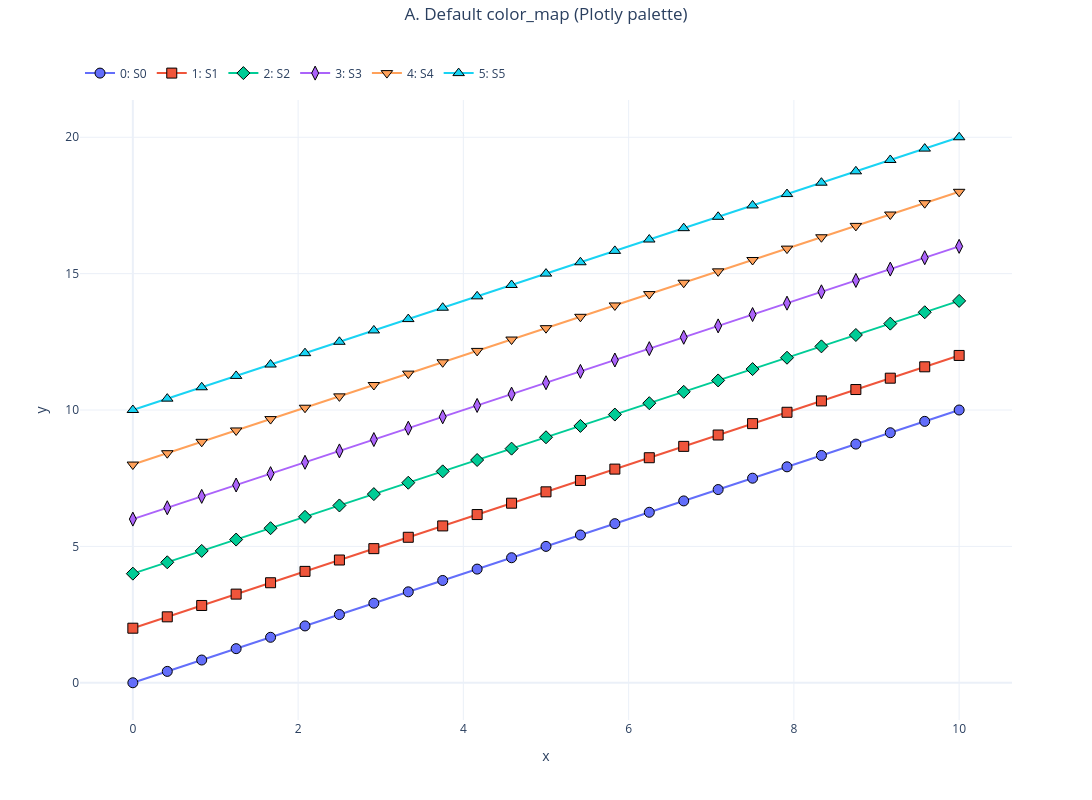

Write notebook code for a chart like this one.
### Markdown cell above
## A. Default map = Plotly palette

Out of the box, datasets are colored from `px.colors.qualitative.Plotly`.

### Code cell
uc = make_nb(6)
colors = [d.color for d in uc.sets]
print('dataset colors:', colors)
check(colors == expected(PLOTLY, 6), "default datasets use the Plotly palette by index")
uc.plot('x', 'y', suptitle='A. Default color_map (Plotly palette)').show()

### Figure 1 — Plotly figure (JSON) as saved in the notebook; plotly's stock layout.template omitted (floating-point values rounded to 4 significant figures)
{"data": [{"customdata": [[0.0, 0.0], [0.4167, 0.4167], [0.8333, 0.8333], [1.25, 1.25], [1.667, 1.667], [2.083, 2.083], [2.5, 2.5], [2.917, 2.917], [3.333, 3.333], [3.75, 3.75], [4.167, 4.167], [4.583, 4.583], [5.0, 5.0], [5.417, 5.417], [5.833, 5.833], [6.25, 6.25], [6.667, 6.667], [7.083, 7.083], [7.5, 7.5], [7.917, 7.917], [8.333, 8.333], [8.75, 8.75], [9.167, 9.167], [9.583, 9.583], [10.0, 10.0]], "hovertemplate": "<b><u>Set: 0</u></b><br><b>S0</b><br>x: %{customdata[0]:.2f}<br>y: %{customdata[1]:.2f}<extra></extra>", "legendgroup": "group_0", "line": {"color": "#636EFA", "dash": "solid", "width": 2}, "marker": {"color": "#636EFA", "line": {"color": "black", "width": 1}, "opacity": 1, "size": 10, "symbol": "circle"}, "mode": "lines+markers", "name": "0: S0", "showlegend": true, "type": "scatter", "x": [0.0, 0.4167, 0.8333, 1.25, 1.667, 2.083, 2.5, 2.917, 3.333, 3.75, 4.167, 4.583, 5.0, 5.417, 5.833, 6.25, 6.667, 7.083, 7.5, 7.917, 8.333, 8.75, 9.167, 9.583, 10.0], "xaxis": "x", "y": [0.0, 0.4167, 0.8333, 1.25, 1.667, 2.083, 2.5, 2.917, 3.333, 3.75, 4.167, 4.583, 5.0, 5.417, 5.833, 6.25, 6.667, 7.083, 7.5, 7.917, 8.333, 8.75, 9.167, 9.583, 10.0], "yaxis": "y"}, {"customdata": [[0.0, 2.0], [0.4167, 2.417], [0.8333, 2.833], [1.25, 3.25], [1.667, 3.667], [2.083, 4.083], [2.5, 4.5], [2.917, 4.917], [3.333, 5.333], [3.75, 5.75], [4.167, 6.167], [4.583, 6.583], [5.0, 7.0], [5.417, 7.417], [5.833, 7.833], [6.25, 8.25], [6.667, 8.667], [7.083, 9.083], [7.5, 9.5], [7.917, 9.917], [8.333, 10.33], [8.75, 10.75], [9.167, 11.17], [9.583, 11.58], [10.0, 12.0]], "hovertemplate": "<b><u>Set: 1</u></b><br><b>S1</b><br>x: %{customdata[0]:.2f}<br>y: %{customdata[1]:.2f}<extra></extra>", "legendgroup": "group_1", "line": {"color": "#EF553B", "dash": "solid", "width": 2}, "marker": {"color": "#EF553B", "line": {"color": "black", "width": 1}, "opacity": 1, "size": 10, "symbol": "square"}, "mode": "lines+markers", "name": "1: S1", "showlegend": true, "type": "scatter", "x": [0.0, 0.4167, 0.8333, 1.25, 1.667, 2.083, 2.5, 2.917, 3.333, 3.75, 4.167, 4.583, 5.0, 5.417, 5.833, 6.25, 6.667, 7.083, 7.5, 7.917, 8.333, 8.75, 9.167, 9.583, 10.0], "xaxis": "x", "y": [2.0, 2.417, 2.833, 3.25, 3.667, 4.083, 4.5, 4.917, 5.333, 5.75, 6.167, 6.583, 7.0, 7.417, 7.833, 8.25, 8.667, 9.083, 9.5, 9.917, 10.33, 10.75, 11.17, 11.58, 12.0], "yaxis": "y"}, {"customdata": [[0.0, 4.0], [0.4167, 4.417], [0.8333, 4.833], [1.25, 5.25], [1.667, 5.667], [2.083, 6.083], [2.5, 6.5], [2.917, 6.917], [3.333, 7.333], [3.75, 7.75], [4.167, 8.167], [4.583, 8.583], [5.0, 9.0], [5.417, 9.417], [5.833, 9.833], [6.25, 10.25], [6.667, 10.67], [7.083, 11.08], [7.5, 11.5], [7.917, 11.92], [8.333, 12.33], [8.75, 12.75], [9.167, 13.17], [9.583, 13.58], [10.0, 14.0]], "hovertemplate": "<b><u>Set: 2</u></b><br><b>S2</b><br>x: %{customdata[0]:.2f}<br>y: %{customdata[1]:.2f}<extra></extra>", "legendgroup": "group_2", "line": {"color": "#00CC96", "dash": "solid", "width": 2}, "marker": {"color": "#00CC96", "line": {"color": "black", "width": 1}, "opacity": 1, "size": 10, "symbol": "diamond"}, "mode": "lines+markers", "name": "2: S2", "showlegend": true, "type": "scatter", "x": [0.0, 0.4167, 0.8333, 1.25, 1.667, 2.083, 2.5, 2.917, 3.333, 3.75, 4.167, 4.583, 5.0, 5.417, 5.833, 6.25, 6.667, 7.083, 7.5, 7.917, 8.333, 8.75, 9.167, 9.583, 10.0], "xaxis": "x", "y": [4.0, 4.417, 4.833, 5.25, 5.667, 6.083, 6.5, 6.917, 7.333, 7.75, 8.167, 8.583, 9.0, 9.417, 9.833, 10.25, 10.67, 11.08, 11.5, 11.92, 12.33, 12.75, 13.17, 13.58, 14.0], "yaxis": "y"}, {"customdata": [[0.0, 6.0], [0.4167, 6.417], [0.8333, 6.833], [1.25, 7.25], [1.667, 7.667], [2.083, 8.083], [2.5, 8.5], [2.917, 8.917], [3.333, 9.333], [3.75, 9.75], [4.167, 10.17], [4.583, 10.58], [5.0, 11.0], [5.417, 11.42], [5.833, 11.83], [6.25, 12.25], [6.667, 12.67], [7.083, 13.08], [7.5, 13.5], [7.917, 13.92], [8.333, 14.33], [8.75, 14.75], [9.167, 15.17], [9.583, 15.58], [10.0, 16.0]], "hovertemplate": "<b><u>Set: 3</u></b><br><b>S3</b><br>x: %{customdata[0]:.2f}<br>y: %{customdata[1]:.2f}<extra></extra>", "legendgroup": "group_3", "line": {"color": "#AB63FA", "dash": "solid", "width": 2}, "marker": {"color": "#AB63FA", "line": {"color": "black", "width": 1}, "opacity": 1, "size": 10, "symbol": "diamond-tall"}, "mode": "lines+markers", "name": "3: S3", "showlegend": true, "type": "scatter", "x": [0.0, 0.4167, 0.8333, 1.25, 1.667, 2.083, 2.5, 2.917, 3.333, 3.75, 4.167, 4.583, 5.0, 5.417, 5.833, 6.25, 6.667, 7.083, 7.5, 7.917, 8.333, 8.75, 9.167, 9.583, 10.0], "xaxis": "x", "y": [6.0, 6.417, 6.833, 7.25, 7.667, 8.083, 8.5, 8.917, 9.333, 9.75, 10.17, 10.58, 11.0, 11.42, 11.83, 12.25, 12.67, 13.08, 13.5, 13.92, 14.33, 14.75, 15.17, 15.58, 16.0], "yaxis": "y"}, {"customdata": [[0.0, 8.0], [0.4167, 8.417], [0.8333, 8.833], [1.25, 9.25], [1.667, 9.667], [2.083, 10.08], [2.5, 10.5], [2.917, 10.92], [3.333, 11.33], [3.75, 11.75], [4.167, 12.17], [4.583, 12.58], [5.0, 13.0], [5.417, 13.42], [5.833, 13.83], [6.25, 14.25], [6.667, 14.67], [7.083, 15.08], [7.5, 15.5], [7.917, 15.92], [8.333, 16.33], [8.75, 16.75], [9.167, 17.17], [9.583, 17.58], [10.0, 18.0]], "hovertemplate": "<b><u>Set: 4</u></b><br><b>S4</b><br>x: %{customdata[0]:.2f}<br>y: %{customdata[1]:.2f}<extra></extra>", "legendgroup": "group_4", "line": {"color": "#FFA15A", "dash": "solid", "width": 2}, "marker": {"color": "#FFA15A", "line": {"color": "black", "width": 1}, "opacity": 1, "size": 10, "symbol": "triangle-down"}, "mode": "lines+markers", "name": "4: S4", "showlegend": true, "type": "scatter", "x": [0.0, 0.4167, 0.8333, 1.25, 1.667, 2.083, 2.5, 2.917, 3.333, 3.75, 4.167, 4.583, 5.0, 5.417, 5.833, 6.25, 6.667, 7.083, 7.5, 7.917, 8.333, 8.75, 9.167, 9.583, 10.0], "xaxis": "x", "y": [8.0, 8.417, 8.833, 9.25, 9.667, 10.08, 10.5, 10.92, 11.33, 11.75, 12.17, 12.58, 13.0, 13.42, 13.83, 14.25, 14.67, 15.08, 15.5, 15.92, 16.33, 16.75, 17.17, 17.58, 18.0], "yaxis": "y"}, {"customdata": [[0.0, 10.0], [0.4167, 10.42], [0.8333, 10.83], [1.25, 11.25], [1.667, 11.67], [2.083, 12.08], [2.5, 12.5], [2.917, 12.92], [3.333, 13.33], [3.75, 13.75], [4.167, 14.17], [4.583, 14.58], [5.0, 15.0], [5.417, 15.42], [5.833, 15.83], [6.25, 16.25], [6.667, 16.67], [7.083, 17.08], [7.5, 17.5], [7.917, 17.92], [8.333, 18.33], [8.75, 18.75], [9.167, 19.17], [9.583, 19.58], [10.0, 20.0]], "hovertemplate": "<b><u>Set: 5</u></b><br><b>S5</b><br>x: %{customdata[0]:.2f}<br>y: %{customdata[1]:.2f}<extra></extra>", "legendgroup": "group_5", "line": {"color": "#19D3F3", "dash": "solid", "width": 2}, "marker": {"color": "#19D3F3", "line": {"color": "black", "width": 1}, "opacity": 1, "size": 10, "symbol": "triangle-up"}, "mode": "lines+markers", "name": "5: S5", "showlegend": true, "type": "scatter", "x": [0.0, 0.4167, 0.8333, 1.25, 1.667, 2.083, 2.5, 2.917, 3.333, 3.75, 4.167, 4.583, 5.0, 5.417, 5.833, 6.25, 6.667, 7.083, 7.5, 7.917, 8.333, 8.75, 9.167, 9.583, 10.0], "xaxis": "x", "y": [10.0, 10.42, 10.83, 11.25, 11.67, 12.08, 12.5, 12.92, 13.33, 13.75, 14.17, 14.58, 15.0, 15.42, 15.83, 16.25, 16.67, 17.08, 17.5, 17.92, 18.33, 18.75, 19.17, 19.58, 20.0], "yaxis": "y"}], "layout": {"height": 800, "legend": {"orientation": "h", "x": 0, "xanchor": "left", "y": 1.02, "yanchor": "bottom"}, "margin": {"r": 80, "t": 100}, "showlegend": true, "title": {"text": "A. Default color_map (Plotly palette)", "x": 0.5, "xanchor": "center", "y": 0.99, "yanchor": "top", "yref": "container"}, "width": 1200, "xaxis": {"anchor": "y", "domain": [0, 1], "title": {"standoff": 15, "text": "x"}}, "yaxis": {"anchor": "x", "domain": [0, 1], "title": {"standoff": 15, "text": "y"}}}}
